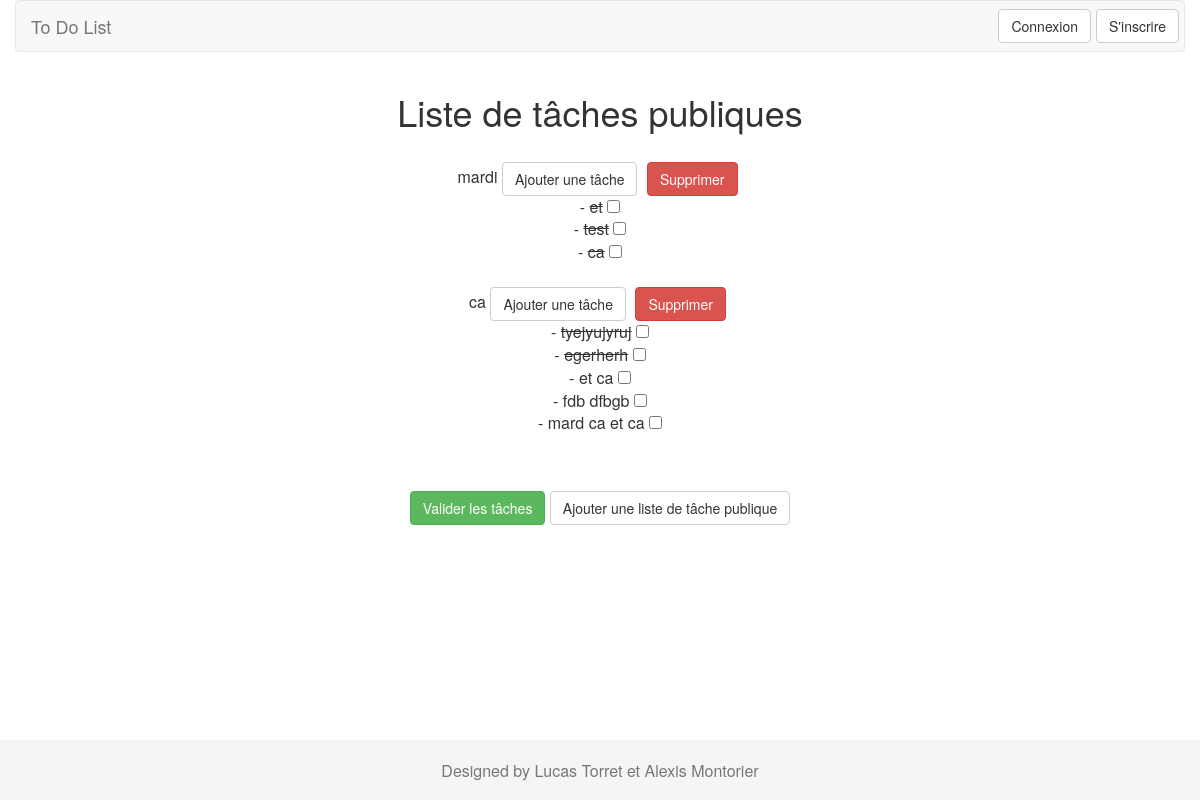
The page /Vue/VueAccueil.php on the database as committed earlier.
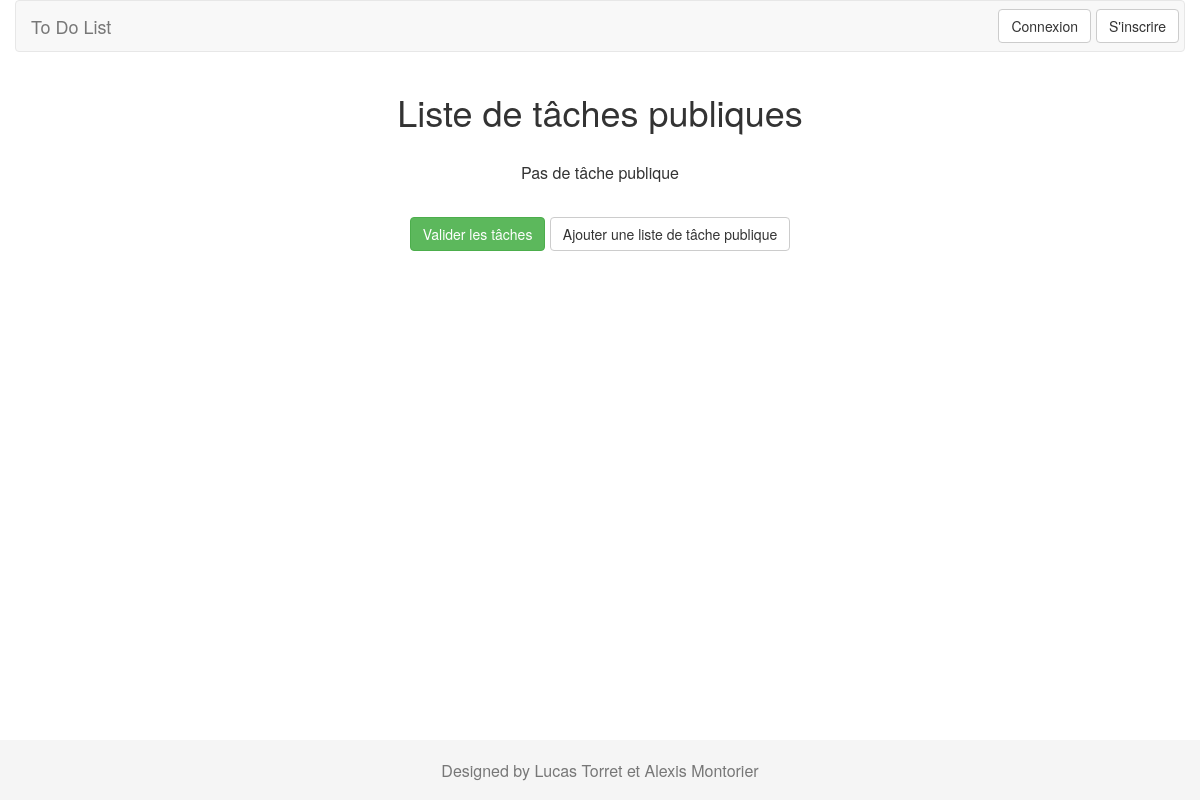
The same page on the database as committed later.
### tables this page shows
CREATE TABLE `listetachepublic` (
  `nom` varchar(100) NOT NULL,
  `id` int(11) NOT NULL
);

CREATE TABLE `tachepublic` (
  `nom` varchar(200) NOT NULL,
  `idListeTache` int(11) NOT NULL,
  `complete` tinyint(1) NOT NULL DEFAULT '0'
);

### Entite/ListeTache.php (called while the page is built, shortened)
<?php
class ListeTache
{
    private $nom;
    private $listTache = [];
    private $id;
    public function __construct($nom, $private, $id)
    {
        $this->nom = $nom;
        $this->id = $id;
    }
    public function getId()
    {
        return $this->id;
    }
    public function getNom()
    {
        return $this->nom;
    }
    public function getListTache()
    {
        return $this->listTache;
    }
    public function setListTache($listTache)
    {
        $this->listTache = $listTache;
    }
}

### Gateway/ConnexionDB.php (called while the page is built, shortened)
<?php
class ConnexionDB extends PDO
{
    public function executeQuery($query, array $parameters = [])
    {
        try {
            $this->stmt = parent::prepare($query);
            foreach ($parameters as $name => $value) {
                $this->stmt->bindValue($name, $value[0], $value[1]);
            }
            return $this->stmt->execute();
        }
        catch (PDOException $e){
            throw $e;
        }
    }
}

### Gateway/ListeTachePublicGateway.php (called while the page is built, shortened)
<?php
require_once ("../Entite/ListeTache.php");
require_once ("Gateway.php");
class ListeTachePublicGateway extends Gateway
{
    function read()
    {
        try {
            $query = 'SELECT * FROM listetachepublic';
            $this->connexion->executeQuery($query);
            if ($this->connexion->getRowCount() == 0)
                return NULL;
            $result = $this->connexion->getResults();
            foreach ($result as $row){
                $tabListTache[] = new ListeTache($row['nom'],false,$row['id']);
            }
            return $tabListTache;
        } catch (PDOException $e) {
            throw $e;
        }
    }
}

### Modele/ListeTachePublicModele.php (called while the page is built, shortened)
<?php
require_once ("../Gateway/ListeTachePublicGateway.php");
class ListeTachePublicModele
{
    public function load(){
        try {
            $listTachePublicGateway = new ListeTachePublicGateway();
            $tabLisTachePublic = $listTachePublicGateway->read();
            return $tabLisTachePublic;
        }
        catch (PDOException $e){
            throw $e;
        }
    }
}

### Controller/VisiteurController.php (called while the page is built, shortened)
<?php
require_once ("../Gateway/ConnexionDB.php");
require_once ('../Modele/ListeTachePublicModele.php');
class VisiteurController
{
    public function chargementTabListTachePublique(){
        $modele = new ListeTachePublicModele();
        $result = $modele->load();
        $modeleTache = new TachePublicModele();
        if($result == null){
            return null;
        }
        foreach ($result as $listTache){
            $list = $modeleTache->read($listTache->getId());
        }
        return $result;
    }
}

### Controller/FrontController.php (called while the page is built, shortened)
<?php
require_once ("VisiteurController.php");
class FrontController
{
    public function chargement(){
        $controllerTMP = new VisiteurController("");
        return $controllerTMP->chargementTabListTachePublique();
    }
}

### Gateway/Gateway.php (called while the page is built, shortened)
<?php
class Gateway
{
    protected function __construct(){
        $this->connexion = $this->connexion();
    }
    private function connexion() {
        try {
            $dsn = "mysql:host=localhost;dbname=dbalmontorie";
            $user = "almontorie";
            $passwd = "almontoriemdp";
            return new ConnexionDB($dsn, $user, $passwd);
        }
        catch (PDOException $e){
            throw $e;
        }
    }
}

### Entite/Tache.php (called while the page is built, shortened)
<?php
class Tache
{
    private $nom;
    private $complete;
    public function __construct($nom,$complete)
    {
        $this->nom = $nom;
        $this->complete = $complete;
    }
    public function getNom()
    {
        return $this->nom;
    }
    public function isComplete()
    {
        return $this->complete;
    }
}

### Gateway/TachePublicGateway.php (called while the page is built, shortened)
<?php
require_once("ConnexionDB.php");
require_once("../Entite/Tache.php");
require_once ("Gateway.php");
class TachePublicGateway extends Gateway
{
    function read($idListeTache){
        try {
            $tabTache = [];
            $query = 'SELECT * FROM tachepublic WHERE idListeTache = :id';
            $this->connexion->executeQuery($query, array(
                ':id' => array($idListeTache, PDO::PARAM_STR)));
            $result = $this->connexion->getResults();
            foreach ($result as $row) {
                $tabTache[] = new Tache($row['nom'],$row['complete']);
            }
            return $tabTache;
        } catch (PDOException $e) {
            throw $e;
        }
    }
}

### Modele/TachePublicModele.php (called while the page is built, shortened)
<?php
class TachePublicModele
{
    public function read($idListeTache){
        try{
            $tachePublicGateway = new TachePublicGateway();
            return $tachePublicGateway->read($idListeTache);
        } catch (PDOException $e){
            throw $e;
        }
    }
}

### Vue/VueAccueil.php (the view, shortened to what this page needs)
<link href="../bootstrap-3.3.7-dist/css/bootstrap.css" rel="stylesheet">
<link href="../bootstrap-3.3.7-dist/css/sticky-footer.css" rel="stylesheet">
<link href="../style/stylesheet.css" rel="stylesheet">
<?php
require_once ("../Controller/FrontController.php");
?>
<body>
    <form method="post">
        <?php
        if(!isConnected()) {
            ?>
            <div class="collapse navbar-collapse" id="bs-example-navbar-collapse-1">
                <nav class="navbar navbar-default">
                    <div class="navbar-header">
                        <a class="navbar-brand" href="#">To Do List</a>
                    </div>
                    <div class="container-fluid">
                        <ul class="nav navbar-nav navbar-right">
                            <li><button class="btn btn-default navbar-btn" type="submit" name="connexion">Connexion</button></li>
                            <li><button class="btn btn-default navbar-btn" type="submit" name="inscription">S'inscrire</button></li>
                        </ul>
                    </div>
                </nav>
            </div>
            <h1>Liste de tâches publiques</h1>
            <br>
            <?php
        }
        try {
            $action = "";
            $front = new FrontController($action);
            $tab = $front->chargement();
            affichTab($tab);
        } catch (PDOException $e){
            echo $e->getMessage();
        }
        function affichTab($tab){
            if($tab == null){
                echo "<p>Pas de tâche publique</p>";
                return;
            }
            ?>
            <p>
                <?php
                foreach ($tab as $item) {
                        echo $item->getNom();
                        ?>
                        <button class="btn btn-default" type="submit" name="id" value="<?php echo $item->getId()?>">Ajouter une tâche</button>
                        <button class="btn btn-danger" type="submit" name="idToDelete" value="<?php echo $item->getId()?>">Supprimer</button>
                        <?php
                        echo "<br/>";
                        foreach ($item->getListTache() as $tache) {
                            if($tache->isComplete()) {
                                echo " - ";
                                ?>
                                <s><?php echo $tache->getNom()?></s>
                                <?php
                            }
                            else {
                                echo " - " . $tache->getNom();
                            }
                            ?>
                            <input type="checkbox" name="checkbox[]" value="<?php echo $tache->getNom()."|".$item->getId()?>"/>
                            <?php
                            echo "<br/>";
                        }
                        echo "<br/>";
                    }
                ?>
            </p>
            <?php
        }
        function isConnected()
        {
            return false;
        }
        ?>
        <p>
            <br>
            <input class="btn btn-success" type="submit" name="completerTache" value="Valider les tâches" />
            <input class="btn btn-default" type="submit" name="ajoutListe" value="Ajouter une liste de tâche publique" />
        </p>
    </form>
    <footer class="footer">
        <div class="container">
            <p class="text-muted">Designed by Lucas Torret et Alexis Montorier</p>
        </div>
    </footer>
</body>

### style/stylesheet.css (style rules this page uses)
button { margin-right: 5px; }
p { font-size: 16px; text-align: center; }
h1 { text-align: center; }

Rows that differ between the two databases and show on the page:
removed listetachepublic: nom "mardi", $item->getId() 65 (drawn)
removed tachepublic: nom "et", shown under "mardi"
removed tachepublic: nom "test", shown under "mardi"
removed tachepublic: nom "ca", shown under "mardi"
removed listetachepublic: nom "ca", $item->getId() 69 (drawn)
removed tachepublic: nom "tyejyujyruj", shown under "ca"
removed tachepublic: nom "egerherh", shown under "ca"
removed tachepublic: nom "et ca", shown under "ca"
removed tachepublic: nom "fdb dfbgb", shown under "ca"
removed tachepublic: nom "mard ca et ca", shown under "ca"
Other text that changed with them:
text now shown: "Pas de tâche publique"
